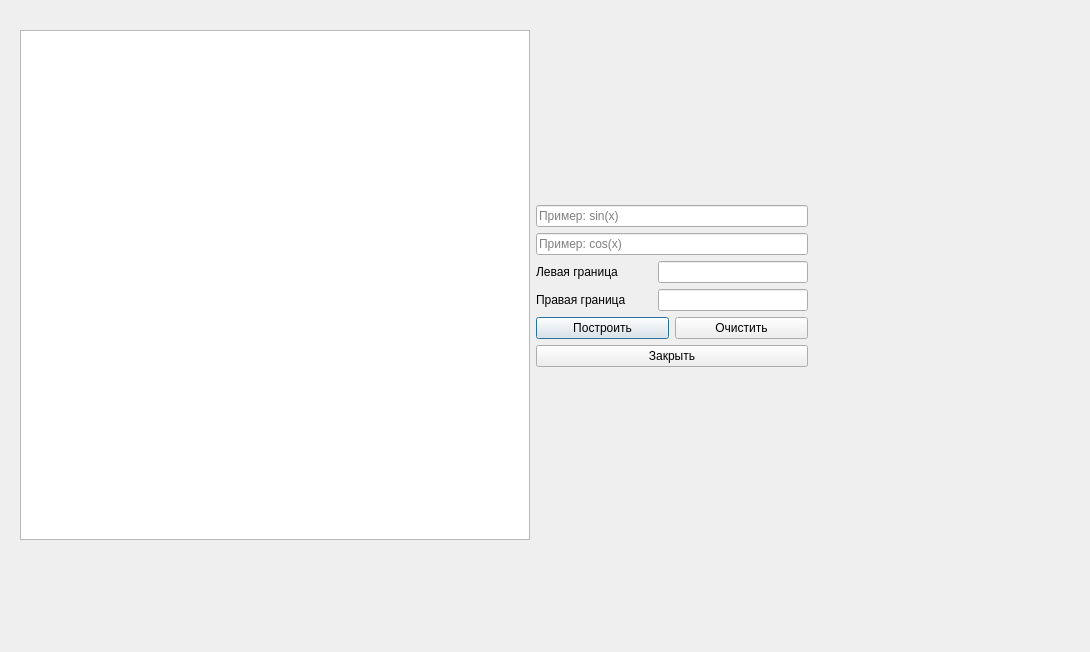
<?xml version="1.0" encoding="UTF-8"?>
<ui version="4.0">
 <class>CompareWindow</class>
 <widget class="QDialog" name="CompareWindow">
  <property name="geometry">
   <rect>
    <x>0</x>
    <y>0</y>
    <width>1090</width>
    <height>652</height>
   </rect>
  </property>
  <property name="windowTitle">
   <string>Dialog</string>
  </property>
  <widget class="QWidget" name="layoutWidget">
   <property name="geometry">
    <rect>
     <x>20</x>
     <y>20</y>
     <width>788</width>
     <height>531</height>
    </rect>
   </property>
   <layout class="QHBoxLayout" name="horizontalLayout_3">
    <item>
     <widget class="QGraphicsView" name="graphicsView">
      <property name="minimumSize">
       <size>
        <width>510</width>
        <height>510</height>
       </size>
      </property>
      <property name="maximumSize">
       <size>
        <width>510</width>
        <height>510</height>
       </size>
      </property>
      <property name="verticalScrollBarPolicy">
       <enum>Qt::ScrollBarAlwaysOff</enum>
      </property>
      <property name="horizontalScrollBarPolicy">
       <enum>Qt::ScrollBarAlwaysOff</enum>
      </property>
     </widget>
    </item>
    <item>
     <layout class="QVBoxLayout" name="verticalLayout_3">
      <item>
       <layout class="QVBoxLayout" name="verticalLayout">
        <item>
         <spacer name="verticalSpacer">
          <property name="orientation">
           <enum>Qt::Vertical</enum>
          </property>
          <property name="sizeHint" stdset="0">
           <size>
            <width>20</width>
            <height>40</height>
           </size>
          </property>
         </spacer>
        </item>
        <item>
         <widget class="QLineEdit" name="lineEdit">
          <property name="maxLength">
           <number>49</number>
          </property>
          <property name="placeholderText">
           <string>Пример: sin(x)</string>
          </property>
         </widget>
        </item>
        <item>
         <widget class="QLineEdit" name="lineEdit_2">
          <property name="maxLength">
           <number>49</number>
          </property>
          <property name="placeholderText">
           <string>Пример: cos(x)</string>
          </property>
         </widget>
        </item>
        <item>
         <layout class="QHBoxLayout" name="horizontalLayout_4">
          <item>
           <widget class="QLabel" name="label">
            <property name="text">
             <string>Левая граница</string>
            </property>
           </widget>
          </item>
          <item>
           <widget class="QLineEdit" name="lineEdit_3">
            <property name="minimumSize">
             <size>
              <width>150</width>
              <height>0</height>
             </size>
            </property>
            <property name="maximumSize">
             <size>
              <width>150</width>
              <height>16777215</height>
             </size>
            </property>
            <property name="maxLength">
             <number>9</number>
            </property>
           </widget>
          </item>
         </layout>
        </item>
        <item>
         <layout class="QHBoxLayout" name="horizontalLayout_2">
          <item>
           <widget class="QLabel" name="label_2">
            <property name="text">
             <string>Правая граница</string>
            </property>
           </widget>
          </item>
          <item>
           <widget class="QLineEdit" name="lineEdit_4">
            <property name="minimumSize">
             <size>
              <width>150</width>
              <height>0</height>
             </size>
            </property>
            <property name="maximumSize">
             <size>
              <width>150</width>
              <height>16777215</height>
             </size>
            </property>
            <property name="maxLength">
             <number>9</number>
            </property>
           </widget>
          </item>
         </layout>
        </item>
        <item>
         <layout class="QHBoxLayout" name="horizontalLayout">
          <item>
           <widget class="QPushButton" name="pushButton">
            <property name="text">
             <string>Построить</string>
            </property>
           </widget>
          </item>
          <item>
           <widget class="QPushButton" name="pushButton_2">
            <property name="text">
             <string>Очистить</string>
            </property>
           </widget>
          </item>
         </layout>
        </item>
        <item>
         <widget class="QPushButton" name="pushButton_3">
          <property name="text">
           <string>Закрыть</string>
          </property>
         </widget>
        </item>
        <item>
         <spacer name="verticalSpacer_2">
          <property name="orientation">
           <enum>Qt::Vertical</enum>
          </property>
          <property name="sizeHint" stdset="0">
           <size>
            <width>20</width>
            <height>40</height>
           </size>
          </property>
         </spacer>
        </item>
       </layout>
      </item>
     </layout>
    </item>
   </layout>
  </widget>
 </widget>
 <resources/>
 <connections/>
</ui>
